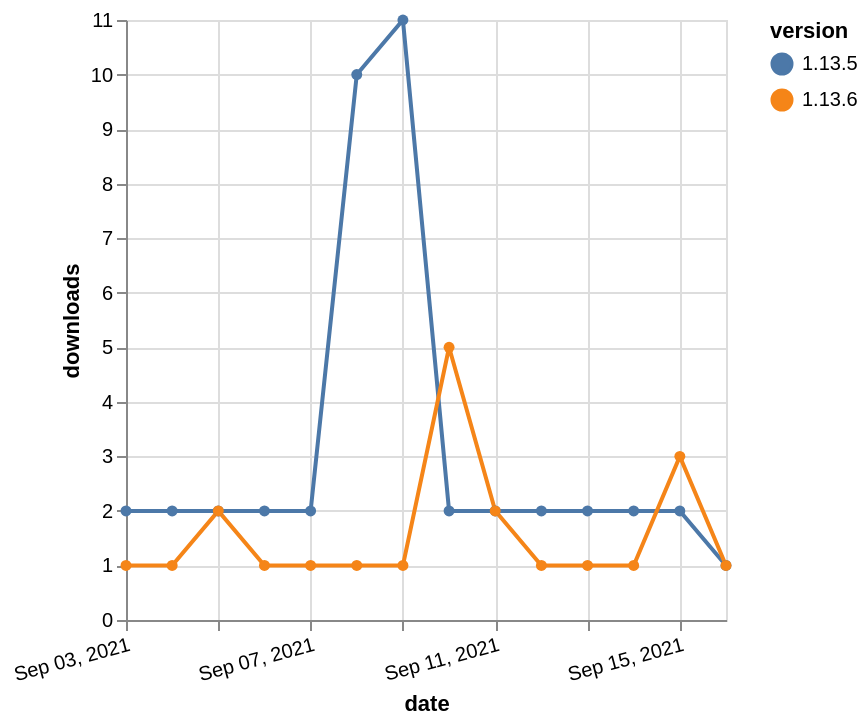

This figure's Vega-Lite source:
### Vega-Lite specification from a JSON file in a GitHub repository (floating-point values rounded to 4 significant figures)
{"$schema": "https://vega.github.io/schema/vega-lite/v5.json", "description": "A simple bar chart with embedded data.", "data": {"values": [{"date": "2021-09-03", "total": 4998, "delta": 2, "version": "1.13.5"}, {"date": "2021-09-04", "total": 5000, "delta": 2, "version": "1.13.5"}, {"date": "2021-09-05", "total": 5002, "delta": 2, "version": "1.13.5"}, {"date": "2021-09-06", "total": 5004, "delta": 2, "version": "1.13.5"}, {"date": "2021-09-07", "total": 5006, "delta": 2, "version": "1.13.5"}, {"date": "2021-09-08", "total": 5016, "delta": 10, "version": "1.13.5"}, {"date": "2021-09-09", "total": 5027, "delta": 11, "version": "1.13.5"}, {"date": "2021-09-10", "total": 5029, "delta": 2, "version": "1.13.5"}, {"date": "2021-09-11", "total": 5031, "delta": 2, "version": "1.13.5"}, {"date": "2021-09-12", "total": 5033, "delta": 2, "version": "1.13.5"}, {"date": "2021-09-13", "total": 5035, "delta": 2, "version": "1.13.5"}, {"date": "2021-09-14", "total": 5037, "delta": 2, "version": "1.13.5"}, {"date": "2021-09-15", "total": 5039, "delta": 2, "version": "1.13.5"}, {"date": "2021-09-16", "total": 5040, "delta": 1, "version": "1.13.5"}, {"date": "2021-09-03", "total": 657, "delta": 1, "version": "1.13.6"}, {"date": "2021-09-04", "total": 658, "delta": 1, "version": "1.13.6"}, {"date": "2021-09-05", "total": 660, "delta": 2, "version": "1.13.6"}, {"date": "2021-09-06", "total": 661, "delta": 1, "version": "1.13.6"}, {"date": "2021-09-07", "total": 662, "delta": 1, "version": "1.13.6"}, {"date": "2021-09-08", "total": 663, "delta": 1, "version": "1.13.6"}, {"date": "2021-09-09", "total": 664, "delta": 1, "version": "1.13.6"}, {"date": "2021-09-10", "total": 669, "delta": 5, "version": "1.13.6"}, {"date": "2021-09-11", "total": 671, "delta": 2, "version": "1.13.6"}, {"date": "2021-09-12", "total": 672, "delta": 1, "version": "1.13.6"}, {"date": "2021-09-13", "total": 673, "delta": 1, "version": "1.13.6"}, {"date": "2021-09-14", "total": 674, "delta": 1, "version": "1.13.6"}, {"date": "2021-09-15", "total": 677, "delta": 3, "version": "1.13.6"}, {"date": "2021-09-16", "total": 678, "delta": 1, "version": "1.13.6"}]}, "width": "container", "mark": {"type": "line", "point": {"filled": true}}, "encoding": {"x": {"field": "date", "type": "temporal", "timeUnit": "yearmonthdate", "title": "date", "axis": {"labelAngle": -15}}, "y": {"field": "delta", "type": "quantitative", "title": "downloads"}, "color": {"field": "version", "type": "nominal"}, "tooltip": {"field": "delta"}}}
